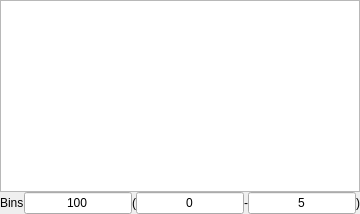
           <widget class="QWidget" name="dwelltab">
            <attribute name="title">
             <string>Dwell</string>
            </attribute>
            <layout class="QGridLayout" name="gridLayout_8">
             <property name="leftMargin">
              <number>0</number>
             </property>
             <property name="topMargin">
              <number>0</number>
             </property>
             <property name="rightMargin">
              <number>0</number>
             </property>
             <property name="bottomMargin">
              <number>0</number>
             </property>
             <property name="spacing">
              <number>0</number>
             </property>
             <item row="0" column="0">
              <widget class="GraphicsLayoutWidget" name="dwellhistplot">
               <property name="sizePolicy">
                <sizepolicy hsizetype="Expanding" vsizetype="Expanding">
                 <horstretch>0</horstretch>
                 <verstretch>0</verstretch>
                </sizepolicy>
               </property>
               <property name="font">
                <font>
                 <family>Kozuka Gothic Pro L</family>
                 <pointsize>20</pointsize>
                 <weight>3</weight>
                 <italic>false</italic>
                 <bold>false</bold>
                </font>
               </property>
               <property name="styleSheet">
                <string notr="true">font: 25 20pt &quot;Kozuka Gothic Pro L&quot;;</string>
               </property>
              </widget>
             </item>
             <item row="1" column="0">
              <layout class="QHBoxLayout" name="horizontalLayout_14">
               <item>
                <widget class="QLabel" name="label_21">
                 <property name="sizePolicy">
                  <sizepolicy hsizetype="Fixed" vsizetype="Fixed">
                   <horstretch>0</horstretch>
                   <verstretch>0</verstretch>
                  </sizepolicy>
                 </property>
                 <property name="text">
                  <string>Bins</string>
                 </property>
                </widget>
               </item>
               <item>
                <widget class="QLineEdit" name="dwellbins">
                 <property name="sizePolicy">
                  <sizepolicy hsizetype="Fixed" vsizetype="Fixed">
                   <horstretch>0</horstretch>
                   <verstretch>0</verstretch>
                  </sizepolicy>
                 </property>
                 <property name="text">
                  <string>100</string>
                 </property>
                 <property name="alignment">
                  <set>Qt::AlignCenter</set>
                 </property>
                </widget>
               </item>
               <item>
                <layout class="QHBoxLayout" name="horizontalLayout_10">
                 <item>
                  <widget class="QLabel" name="label_22">
                   <property name="sizePolicy">
                    <sizepolicy hsizetype="Fixed" vsizetype="Fixed">
                     <horstretch>0</horstretch>
                     <verstretch>0</verstretch>
                    </sizepolicy>
                   </property>
                   <property name="text">
                    <string>(</string>
                   </property>
                  </widget>
                 </item>
                 <item>
                  <widget class="QLineEdit" name="dwellrange0">
                   <property name="sizePolicy">
                    <sizepolicy hsizetype="Fixed" vsizetype="Fixed">
                     <horstretch>0</horstretch>
                     <verstretch>0</verstretch>
                    </sizepolicy>
                   </property>
                   <property name="text">
                    <string>0</string>
                   </property>
                   <property name="alignment">
                    <set>Qt::AlignCenter</set>
                   </property>
                  </widget>
                 </item>
                 <item>
                  <widget class="QLabel" name="label_23">
                   <property name="sizePolicy">
                    <sizepolicy hsizetype="Fixed" vsizetype="Fixed">
                     <horstretch>0</horstretch>
                     <verstretch>0</verstretch>
                    </sizepolicy>
                   </property>
                   <property name="text">
                    <string>-</string>
                   </property>
                  </widget>
                 </item>
                 <item>
                  <widget class="QLineEdit" name="dwellrange1">
                   <property name="sizePolicy">
                    <sizepolicy hsizetype="Fixed" vsizetype="Fixed">
                     <horstretch>0</horstretch>
                     <verstretch>0</verstretch>
                    </sizepolicy>
                   </property>
                   <property name="text">
                    <string>5</string>
                   </property>
                   <property name="alignment">
                    <set>Qt::AlignCenter</set>
                   </property>
                  </widget>
                 </item>
                 <item>
                  <widget class="QLabel" name="label_24">
                   <property name="sizePolicy">
                    <sizepolicy hsizetype="Fixed" vsizetype="Fixed">
                     <horstretch>0</horstretch>
                     <verstretch>0</verstretch>
                    </sizepolicy>
                   </property>
                   <property name="text">
                    <string>)</string>
                   </property>
                  </widget>
                 </item>
                </layout>
               </item>
              </layout>
             </item>
            </layout>
           </widget>
